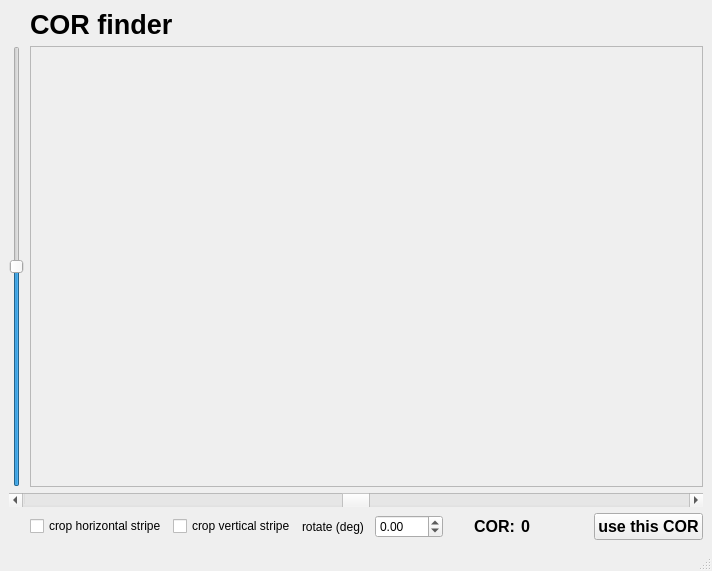
<?xml version="1.0" encoding="UTF-8"?>
<ui version="4.0">
 <class>MainWindow</class>
 <widget class="QMainWindow" name="MainWindow">
  <property name="geometry">
   <rect>
    <x>0</x>
    <y>0</y>
    <width>712</width>
    <height>571</height>
   </rect>
  </property>
  <property name="windowTitle">
   <string>CT-preview - COR finder</string>
  </property>
  <widget class="QWidget" name="centralwidget">
   <layout class="QGridLayout" name="gridLayout">
    <item row="2" column="0" colspan="8">
     <widget class="QScrollBar" name="COR_slider">
      <property name="sizePolicy">
       <sizepolicy hsizetype="Expanding" vsizetype="Fixed">
        <horstretch>0</horstretch>
        <verstretch>0</verstretch>
       </sizepolicy>
      </property>
      <property name="minimum">
       <number>-40000</number>
      </property>
      <property name="maximum">
       <number>40000</number>
      </property>
      <property name="singleStep">
       <number>1</number>
      </property>
      <property name="pageStep">
       <number>20</number>
      </property>
      <property name="value">
       <number>0</number>
      </property>
      <property name="orientation">
       <enum>Qt::Horizontal</enum>
      </property>
      <property name="invertedAppearance">
       <bool>false</bool>
      </property>
     </widget>
    </item>
    <item row="0" column="1" colspan="6">
     <widget class="QLabel" name="label_Title">
      <property name="font">
       <font>
        <pointsize>20</pointsize>
        <weight>75</weight>
        <bold>true</bold>
       </font>
      </property>
      <property name="text">
       <string>COR finder</string>
      </property>
     </widget>
    </item>
    <item row="1" column="0">
     <widget class="QSlider" name="contrastSlider">
      <property name="maximum">
       <number>2000</number>
      </property>
      <property name="pageStep">
       <number>10</number>
      </property>
      <property name="value">
       <number>1000</number>
      </property>
      <property name="orientation">
       <enum>Qt::Vertical</enum>
      </property>
     </widget>
    </item>
    <item row="3" column="6">
     <widget class="QLabel" name="COR_pos">
      <property name="font">
       <font>
        <pointsize>12</pointsize>
        <weight>75</weight>
        <bold>true</bold>
       </font>
      </property>
      <property name="text">
       <string>0</string>
      </property>
     </widget>
    </item>
    <item row="3" column="7">
     <widget class="QPushButton" name="pushButton">
      <property name="font">
       <font>
        <pointsize>12</pointsize>
        <weight>75</weight>
        <bold>true</bold>
       </font>
      </property>
      <property name="text">
       <string>use this COR</string>
      </property>
     </widget>
    </item>
    <item row="3" column="1">
     <widget class="QCheckBox" name="crop_horizontal_stripe">
      <property name="text">
       <string>crop horizontal stripe</string>
      </property>
     </widget>
    </item>
    <item row="1" column="1" colspan="7">
     <widget class="QScrollArea" name="scrollArea">
      <property name="widgetResizable">
       <bool>true</bool>
      </property>
      <widget class="QWidget" name="scrollAreaWidgetContents">
       <property name="geometry">
        <rect>
         <x>0</x>
         <y>0</y>
         <width>664</width>
         <height>415</height>
        </rect>
       </property>
       <layout class="QGridLayout" name="gridLayout_2">
        <item row="0" column="0">
         <widget class="ImageView" name="pyqtWidget" native="true"/>
        </item>
       </layout>
      </widget>
     </widget>
    </item>
    <item row="3" column="5">
     <widget class="QLabel" name="label">
      <property name="font">
       <font>
        <pointsize>12</pointsize>
        <weight>75</weight>
        <bold>true</bold>
       </font>
      </property>
      <property name="layoutDirection">
       <enum>Qt::RightToLeft</enum>
      </property>
      <property name="text">
       <string>COR:</string>
      </property>
      <property name="alignment">
       <set>Qt::AlignRight|Qt::AlignTrailing|Qt::AlignVCenter</set>
      </property>
     </widget>
    </item>
    <item row="3" column="3">
     <widget class="QLabel" name="label_2">
      <property name="text">
       <string>rotate (deg)</string>
      </property>
     </widget>
    </item>
    <item row="3" column="4">
     <widget class="QDoubleSpinBox" name="rotate">
      <property name="minimum">
       <double>-100.000000000000000</double>
      </property>
      <property name="maximum">
       <double>100.000000000000000</double>
      </property>
      <property name="singleStep">
       <double>0.010000000000000</double>
      </property>
     </widget>
    </item>
    <item row="3" column="2">
     <widget class="QCheckBox" name="crop_vertical_stripe">
      <property name="text">
       <string>crop vertical stripe</string>
      </property>
     </widget>
    </item>
   </layout>
  </widget>
  <widget class="QMenuBar" name="menubar">
   <property name="geometry">
    <rect>
     <x>0</x>
     <y>0</y>
     <width>712</width>
     <height>21</height>
    </rect>
   </property>
  </widget>
  <widget class="QStatusBar" name="statusbar"/>
 </widget>
 <customwidgets>
  <customwidget>
   <class>ImageView</class>
   <extends>QWidget</extends>
   <header>pyqtgraph</header>
   <container>1</container>
  </customwidget>
 </customwidgets>
 <resources/>
 <connections/>
</ui>
